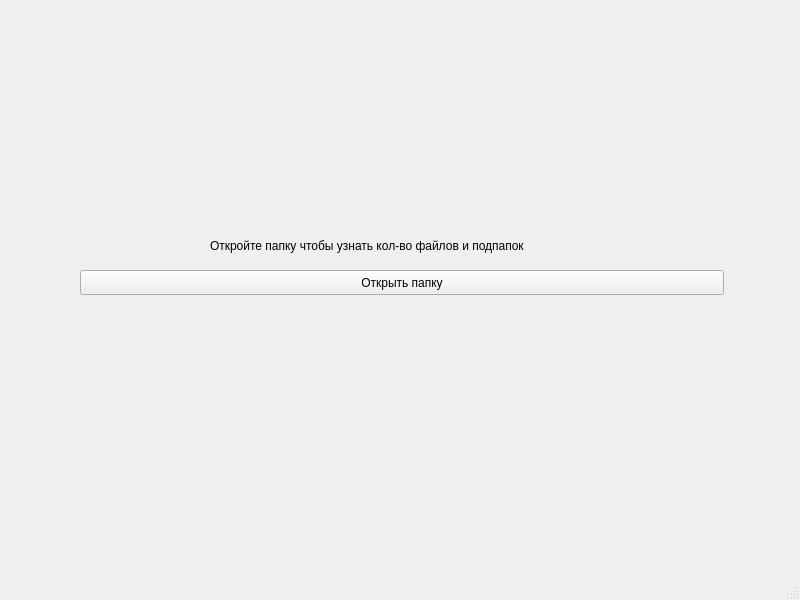
<?xml version="1.0" encoding="UTF-8"?>
<ui version="4.0">
 <class>MainWindow</class>
 <widget class="QMainWindow" name="MainWindow">
  <property name="geometry">
   <rect>
    <x>0</x>
    <y>0</y>
    <width>800</width>
    <height>600</height>
   </rect>
  </property>
  <property name="windowTitle">
   <string>MainWindow</string>
  </property>
  <widget class="QWidget" name="centralwidget">
   <widget class="QLabel" name="label">
    <property name="geometry">
     <rect>
      <x>210</x>
      <y>220</y>
      <width>411</width>
      <height>51</height>
     </rect>
    </property>
    <property name="text">
     <string>Откройте папку чтобы узнать кол-во файлов и подпапок</string>
    </property>
   </widget>
   <widget class="QPushButton" name="openButton">
    <property name="geometry">
     <rect>
      <x>80</x>
      <y>270</y>
      <width>644</width>
      <height>25</height>
     </rect>
    </property>
    <property name="text">
     <string>Открыть папку</string>
    </property>
   </widget>
  </widget>
  <widget class="QMenuBar" name="menubar">
   <property name="geometry">
    <rect>
     <x>0</x>
     <y>0</y>
     <width>800</width>
     <height>22</height>
    </rect>
   </property>
  </widget>
  <widget class="QStatusBar" name="statusbar"/>
 </widget>
 <resources/>
 <connections/>
</ui>
